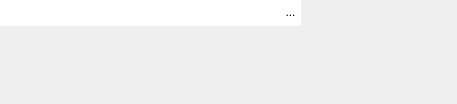
<?xml version="1.0" encoding="UTF-8"?>
<ui version="4.0">
 <class>SizeField</class>
 <widget class="QFrame" name="SizeField">
  <property name="geometry">
   <rect>
    <x>0</x>
    <y>0</y>
    <width>457</width>
    <height>104</height>
   </rect>
  </property>
  <property name="minimumSize">
   <size>
    <width>0</width>
    <height>0</height>
   </size>
  </property>
  <property name="focusPolicy">
   <enum>Qt::StrongFocus</enum>
  </property>
  <property name="windowTitle">
   <string>Frame</string>
  </property>
  <property name="frameShape">
   <enum>QFrame::NoFrame</enum>
  </property>
  <property name="frameShadow">
   <enum>QFrame::Plain</enum>
  </property>
  <property name="lineWidth">
   <number>0</number>
  </property>
  <widget class="QLineEdit" name="lineEdit">
   <property name="geometry">
    <rect>
     <x>0</x>
     <y>0</y>
     <width>301</width>
     <height>26</height>
    </rect>
   </property>
   <property name="sizePolicy">
    <sizepolicy hsizetype="Preferred" vsizetype="Preferred">
     <horstretch>0</horstretch>
     <verstretch>0</verstretch>
    </sizepolicy>
   </property>
   <property name="maximumSize">
    <size>
     <width>16777215</width>
     <height>16777215</height>
    </size>
   </property>
   <property name="focusPolicy">
    <enum>Qt::StrongFocus</enum>
   </property>
   <property name="frame">
    <bool>false</bool>
   </property>
  </widget>
  <widget class="QToolButton" name="toolButton">
   <property name="geometry">
    <rect>
     <x>280</x>
     <y>0</y>
     <width>21</width>
     <height>24</height>
    </rect>
   </property>
   <property name="focusPolicy">
    <enum>Qt::TabFocus</enum>
   </property>
   <property name="layoutDirection">
    <enum>Qt::RightToLeft</enum>
   </property>
   <property name="text">
    <string>...</string>
   </property>
   <property name="toolButtonStyle">
    <enum>Qt::ToolButtonIconOnly</enum>
   </property>
   <property name="autoRaise">
    <bool>true</bool>
   </property>
  </widget>
 </widget>
 <resources/>
 <connections/>
</ui>
